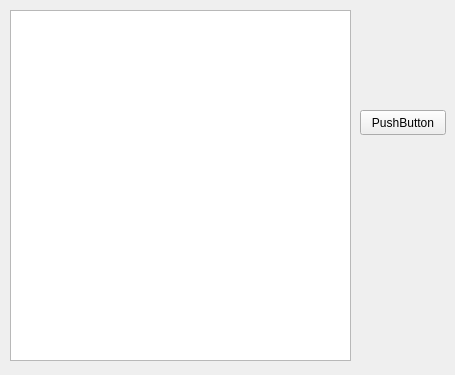
<?xml version="1.0" encoding="UTF-8"?>
<ui version="4.0">
 <class>MainWindow</class>
 <widget class="QMainWindow" name="MainWindow">
  <property name="geometry">
   <rect>
    <x>0</x>
    <y>0</y>
    <width>455</width>
    <height>375</height>
   </rect>
  </property>
  <property name="windowTitle">
   <string>MainWindow</string>
  </property>
  <widget class="QWidget" name="centralwidget">
   <widget class="QListWidget" name="_list">
    <property name="geometry">
     <rect>
      <x>10</x>
      <y>10</y>
      <width>341</width>
      <height>351</height>
     </rect>
    </property>
   </widget>
   <widget class="QPushButton" name="_test_button">
    <property name="geometry">
     <rect>
      <x>360</x>
      <y>110</y>
      <width>86</width>
      <height>25</height>
     </rect>
    </property>
    <property name="text">
     <string>PushButton</string>
    </property>
   </widget>
  </widget>
 </widget>
 <resources/>
 <connections/>
</ui>
